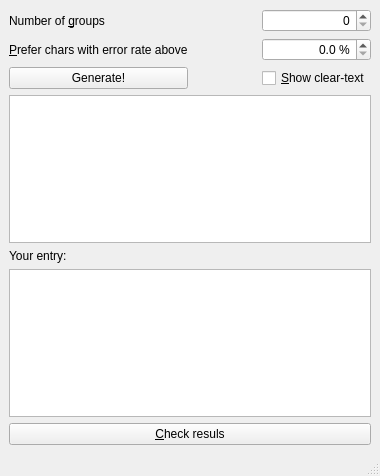
<?xml version="1.0" encoding="UTF-8"?>
<ui version="4.0">
 <class>MainWindow</class>
 <widget class="QMainWindow" name="MainWindow">
  <property name="geometry">
   <rect>
    <x>0</x>
    <y>0</y>
    <width>380</width>
    <height>476</height>
   </rect>
  </property>
  <property name="windowTitle">
   <string>MainWindow</string>
  </property>
  <widget class="QWidget" name="centralwidget">
   <layout class="QVBoxLayout" name="verticalLayout">
    <item>
     <layout class="QGridLayout" name="gridLayout">
      <item row="0" column="0">
       <widget class="QLabel" name="label">
        <property name="text">
         <string>Number of &amp;groups</string>
        </property>
        <property name="buddy">
         <cstring>groupSpinBox</cstring>
        </property>
       </widget>
      </item>
      <item row="0" column="1">
       <spacer name="horizontalSpacer_3">
        <property name="orientation">
         <enum>Qt::Horizontal</enum>
        </property>
        <property name="sizeHint" stdset="0">
         <size>
          <width>40</width>
          <height>20</height>
         </size>
        </property>
       </spacer>
      </item>
      <item row="0" column="2">
       <widget class="QSpinBox" name="groupSpinBox">
        <property name="alignment">
         <set>Qt::AlignRight|Qt::AlignTrailing|Qt::AlignVCenter</set>
        </property>
        <property name="maximum">
         <number>1000</number>
        </property>
       </widget>
      </item>
      <item row="1" column="0">
       <widget class="QLabel" name="label_2">
        <property name="text">
         <string>&amp;Prefer chars with error rate above</string>
        </property>
        <property name="buddy">
         <cstring>factorSpinBox</cstring>
        </property>
       </widget>
      </item>
      <item row="1" column="2">
       <widget class="QDoubleSpinBox" name="factorSpinBox">
        <property name="alignment">
         <set>Qt::AlignRight|Qt::AlignTrailing|Qt::AlignVCenter</set>
        </property>
        <property name="suffix">
         <string> %</string>
        </property>
        <property name="decimals">
         <number>1</number>
        </property>
        <property name="maximum">
         <double>50.000000000000000</double>
        </property>
       </widget>
      </item>
      <item row="2" column="0">
       <widget class="QPushButton" name="generateButton">
        <property name="text">
         <string>Generate!</string>
        </property>
       </widget>
      </item>
      <item row="2" column="2">
       <widget class="QCheckBox" name="showMorse">
        <property name="text">
         <string>&amp;Show clear-text</string>
        </property>
       </widget>
      </item>
     </layout>
    </item>
    <item>
     <widget class="QPlainTextEdit" name="morseDisplay">
      <property name="readOnly">
       <bool>true</bool>
      </property>
      <property name="plainText">
       <string notr="true"/>
      </property>
      <property name="textInteractionFlags">
       <set>Qt::TextSelectableByKeyboard|Qt::TextSelectableByMouse</set>
      </property>
     </widget>
    </item>
    <item>
     <widget class="QLabel" name="label_3">
      <property name="text">
       <string>Your entry:</string>
      </property>
     </widget>
    </item>
    <item>
     <widget class="QPlainTextEdit" name="morseEntry">
      <property name="tabChangesFocus">
       <bool>true</bool>
      </property>
      <property name="plainText">
       <string notr="true"/>
      </property>
     </widget>
    </item>
    <item>
     <widget class="QPushButton" name="checkButton">
      <property name="text">
       <string>&amp;Check resuls</string>
      </property>
     </widget>
    </item>
   </layout>
  </widget>
  <widget class="QMenuBar" name="menubar">
   <property name="geometry">
    <rect>
     <x>0</x>
     <y>0</y>
     <width>380</width>
     <height>21</height>
    </rect>
   </property>
  </widget>
  <widget class="QStatusBar" name="statusbar"/>
 </widget>
 <tabstops>
  <tabstop>morseEntry</tabstop>
  <tabstop>checkButton</tabstop>
  <tabstop>groupSpinBox</tabstop>
  <tabstop>factorSpinBox</tabstop>
  <tabstop>generateButton</tabstop>
  <tabstop>showMorse</tabstop>
  <tabstop>morseDisplay</tabstop>
 </tabstops>
 <resources/>
 <connections/>
</ui>
